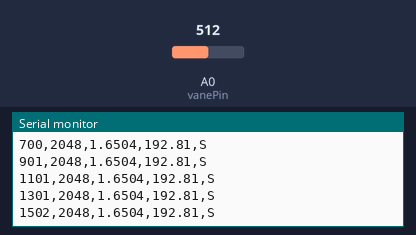
The sketch below on a simulated Teensy 4. Parts: the last lines printed to the serial monitor. Inputs (shaded band) come from the test bench; at power-on: A0 (vanePin) = 512 (analog values on the 0–1023 scale).

Above: at 1.7 s.
1.8 s: A0 (vanePin) set to 350
At 3.06 s:
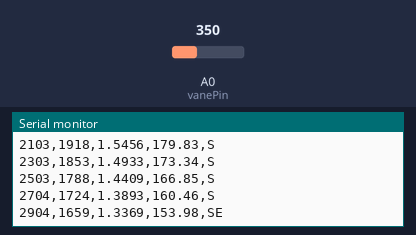
4.6 s: A0 (vanePin) set to 306
At 6.47 s:
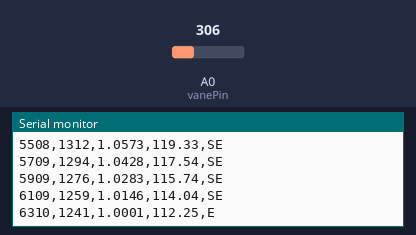
7.6 s: A0 (vanePin) set to 192
At 9.67 s:
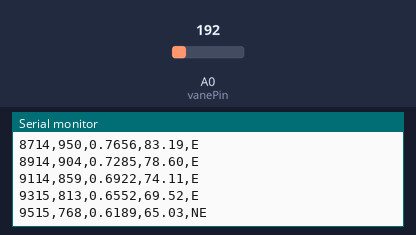
10.6 s: A0 (vanePin) set to 12
At 11.87 s:
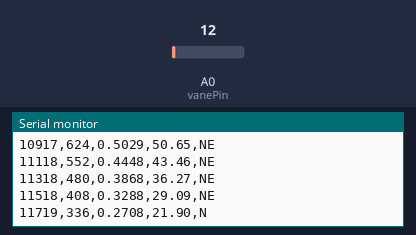
13.4 s: A0 (vanePin) set to 716
At 15.08 s:
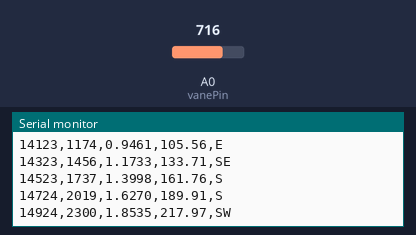
16.4 s: A0 (vanePin) set to 900
At 16.48 s:
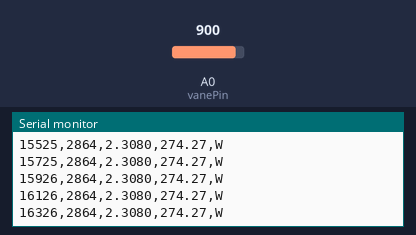
Timing chart, 0 to 19.4 s (numbered marks = the images above; inputs shaded):
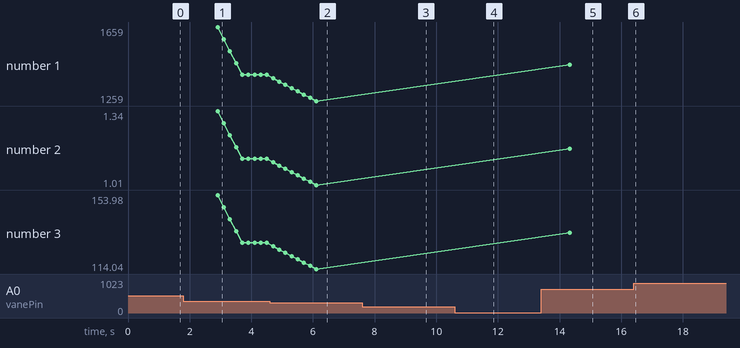

Measured:
- after the input at 1.8 s, the serial monitor: prints a new line after 0.10 s (image 1)
- after the input at 4.6 s, the serial monitor: prints a new line after 0.11 s (image 2)
- after the input at 7.6 s, the serial monitor: prints a new line after 0.11 s (image 3)
- after the input at 10.6 s, the serial monitor: prints a new line after 0.12 s (image 4)
- after the input at 13.4 s, the serial monitor: prints a new line after 0.12 s (image 5)
- plotted number 1: 1400 → 1259 after the input at 4.6 s, 1259 → 1456 after the input at 13.4 s
- plotted number 2: 1.13 → 1.01 after the input at 4.6 s, 1.01 → 1.17 after the input at 13.4 s
- plotted number 3: 128.12 → 114.04 after the input at 4.6 s, 114.04 → 133.71 after the input at 13.4 s

The sketch:

WeatherVaneSketch.ino
```cpp
// MLX90316 analog weather vane on Teensy 4.0
// Assumes sensor OUT is scaled to Teensy-safe range with a voltage divider
// Potential divider: 18k top, 30k bottom.

const int vanePin = A0; // Teensy input pin

// Teensy ADC settings
const float Vref = 3.3f;
const int ADC_BITS = 12; // Teensy read resolution
const int ADC_MAX = (1 << ADC_BITS) - 1;   // 4095 for 12-bit

// Measured/calibrated voltage range at the Teensy pin.
// REPLACE!
float Vmin_meas = 0.094f;
float Vmax_meas = 3.000f;

// Measured/calibrated North Offset
// REPLACE! Ex: if the raw angle reads 73 deg when vane points north, set northOffset = -73.
float northOffsetDeg = 0.0f;

// Set true if angle increases in the wrong direction when the vane rotates.
bool reverseDirection = false;

// Moving-average smoothing (incase of fluttering, avg last 10 samples)
const int N_SAMPLES = 10;
int sampleBuffer[N_SAMPLES];
int sampleIndex = 0;
long sampleSum = 0;
bool bufferFilled = false;

float clampf(float x, float lo, float hi) {
  if (x < lo) return lo;
  if (x > hi) return hi;
  return x;
}

// Function to wrap angle
float wrap360(float angleDeg) {
  while (angleDeg >= 360.0f) angleDeg -= 360.0f;
  while (angleDeg < 0.0f) angleDeg += 360.0f;
  return angleDeg;
}

// Return Directions (Ex. NE, E, S)
const char* headingLabel(float angleDeg) {
  angleDeg = wrap360(angleDeg);

  if (angleDeg < 22.5f || angleDeg >= 337.5f) return "N";
  if (angleDeg < 67.5f)  return "NE";
  if (angleDeg < 112.5f) return "E";
  if (angleDeg < 157.5f) return "SE";
  if (angleDeg < 202.5f) return "S";
  if (angleDeg < 247.5f) return "SW";
  if (angleDeg < 292.5f) return "W";
  return "NW";
}

// initialize first 10 readings + fill n/a data
int readSmoothedADC() {
  int raw = analogRead(vanePin);

  // Fill buffer first time
  if (!bufferFilled) {
  sampleSum = 0;
    for (int i = 0; i < N_SAMPLES; i++) {
      sampleBuffer[i] = raw;
      sampleSum += raw;
    }
    bufferFilled = true;
    sampleIndex = 0;
    return raw;
  }

  // Running moving average
  sampleSum -= sampleBuffer[sampleIndex];
  sampleBuffer[sampleIndex] = raw;
  sampleSum += raw;

  sampleIndex++;
  if (sampleIndex >= N_SAMPLES) sampleIndex = 0;

  return (int)(sampleSum / N_SAMPLES);
}

float adcToVoltage(int adc) {
  return (adc * Vref) / ADC_MAX;
}

// Convert Voltage to Angle
float voltageToAngle(float volts) {
  volts = clampf(volts, Vmin_meas, Vmax_meas);

  float angle = 360.0f * (volts - Vmin_meas) / (Vmax_meas - Vmin_meas);

  if (reverseDirection) {
    angle = 360.0f - angle;
  }

  angle = angle + northOffsetDeg;
  return wrap360(angle);
}

void setup() {
  Serial.begin(115200);
  analogReadResolution(ADC_BITS);

  delay(500);
  Serial.println("MLX90316 Analog Weather Vane");
  Serial.println("Time,ADC,Voltage,Angle,Heading");
}

void loop() {
  int adc = readSmoothedADC();
  float volts = adcToVoltage(adc);
  float angleDeg = voltageToAngle(volts);
  const char* heading = headingLabel(angleDeg);

  // Print in CSV format
  Serial.print(millis()); // time
  Serial.print(",");
  Serial.print(adc); // raw teensy output
  Serial.print(",");
  Serial.print(volts, 4); // Voltage (use to calibrate)
  Serial.print(",");
  Serial.print(angleDeg, 2); // Angle
  Serial.print(",");
  Serial.println(heading); // Angle Heading (NE, E, ...)

  delay(200); // 1 print every 200ms = 5 Hz (change to slower (500) or faster?)
}


  // Serial.print("ADC: "); // raw integer from Teensy ADC
  // Serial.print(adc);
  // Serial.print("   V: "); // converted voltage value, 3 decimals
  // Serial.print(volts, 3);
  // Serial.print("   Angle(deg): "); // Angle from mapping equation
  // Serial.print(angleDeg, 1);
  // Serial.print("   Heading: "); // Angle Headings
  // Serial.println(heading);
```
